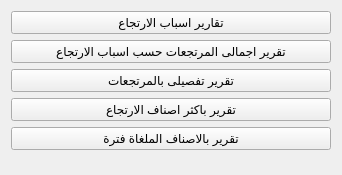
             <widget class="QWidget" name="page_11">
              <property name="geometry">
               <rect>
                <x>-75</x>
                <y>0</y>
                <width>342</width>
                <height>175</height>
               </rect>
              </property>
              <attribute name="label">
               <string>تقارير الارتجاع</string>
              </attribute>
              <layout class="QGridLayout" name="gridLayout_22">
               <item row="0" column="0">
                <layout class="QVBoxLayout" name="verticalLayout_3">
                 <item>
                  <widget class="QPushButton" name="QAct_Report_Return_1">
                   <property name="text">
                    <string>تقارير اسباب الارتجاع</string>
                   </property>
                  </widget>
                 </item>
                 <item>
                  <widget class="QPushButton" name="QAct_Report_Return_2">
                   <property name="text">
                    <string>تقرير اجمالى المرتجعات حسب اسباب الارتجاع</string>
                   </property>
                  </widget>
                 </item>
                 <item>
                  <widget class="QPushButton" name="QAct_Report_Return_3">
                   <property name="text">
                    <string>تقرير تفصيلى بالمرتجعات</string>
                   </property>
                  </widget>
                 </item>
                 <item>
                  <widget class="QPushButton" name="QAct_Report_Return_4">
                   <property name="text">
                    <string>تقرير باكثر اصناف الارتجاع</string>
                   </property>
                  </widget>
                 </item>
                 <item>
                  <widget class="QPushButton" name="QAct_Report_Return_5">
                   <property name="text">
                    <string>تقرير بالاصناف الملغاة فترة</string>
                   </property>
                  </widget>
                 </item>
                 <item>
                  <spacer name="verticalSpacer_15">
                   <property name="orientation">
                    <enum>Qt::Vertical</enum>
                   </property>
                   <property name="sizeHint" stdset="0">
                    <size>
                     <width>20</width>
                     <height>40</height>
                    </size>
                   </property>
                  </spacer>
                 </item>
                </layout>
               </item>
              </layout>
             </widget>
